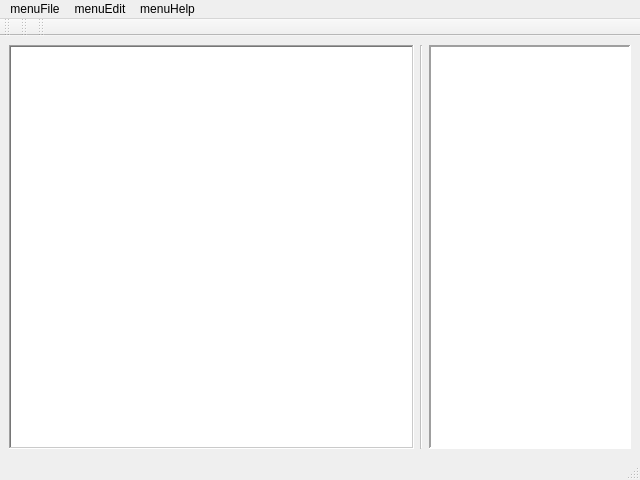
<?xml version="1.0" encoding="UTF-8"?>
<ui version="4.0">
 <class>MainWindow</class>
 <widget class="QMainWindow" name="MainWindow">
  <property name="geometry">
   <rect>
    <x>0</x>
    <y>0</y>
    <width>640</width>
    <height>480</height>
   </rect>
  </property>
  <property name="font">
   <font>
    <family>Ubuntu</family>
   </font>
  </property>
  <property name="windowTitle">
   <string notr="true">M7TE v</string>
  </property>
  <property name="windowIcon">
   <iconset>
    <normalon>:/Everything/icon.ico</normalon>
   </iconset>
  </property>
  <property name="layoutDirection">
   <enum>Qt::LeftToRight</enum>
  </property>
  <widget class="QWidget" name="centralwidget">
   <layout class="QHBoxLayout" name="horizontalLayout">
    <item>
     <widget class="QFrame" name="frame">
      <property name="sizePolicy">
       <sizepolicy hsizetype="Expanding" vsizetype="Expanding">
        <horstretch>2</horstretch>
        <verstretch>0</verstretch>
       </sizepolicy>
      </property>
      <property name="frameShape">
       <enum>QFrame::NoFrame</enum>
      </property>
      <property name="frameShadow">
       <enum>QFrame::Raised</enum>
      </property>
      <layout class="QHBoxLayout" name="horizontalLayout_2">
       <property name="spacing">
        <number>0</number>
       </property>
       <property name="leftMargin">
        <number>0</number>
       </property>
       <property name="topMargin">
        <number>0</number>
       </property>
       <property name="rightMargin">
        <number>0</number>
       </property>
       <property name="bottomMargin">
        <number>0</number>
       </property>
       <item>
        <widget class="QGraphicsView" name="graphicsView">
         <property name="sizePolicy">
          <sizepolicy hsizetype="Ignored" vsizetype="Ignored">
           <horstretch>2</horstretch>
           <verstretch>0</verstretch>
          </sizepolicy>
         </property>
         <property name="frameShape">
          <enum>QFrame::WinPanel</enum>
         </property>
         <property name="frameShadow">
          <enum>QFrame::Sunken</enum>
         </property>
         <property name="lineWidth">
          <number>2</number>
         </property>
        </widget>
       </item>
      </layout>
     </widget>
    </item>
    <item>
     <widget class="Line" name="line">
      <property name="enabled">
       <bool>false</bool>
      </property>
      <property name="sizePolicy">
       <sizepolicy hsizetype="Minimum" vsizetype="Minimum">
        <horstretch>0</horstretch>
        <verstretch>0</verstretch>
       </sizepolicy>
      </property>
      <property name="orientation">
       <enum>Qt::Vertical</enum>
      </property>
     </widget>
    </item>
    <item>
     <widget class="QFrame" name="frame_2">
      <property name="sizePolicy">
       <sizepolicy hsizetype="Expanding" vsizetype="Expanding">
        <horstretch>1</horstretch>
        <verstretch>0</verstretch>
       </sizepolicy>
      </property>
      <property name="frameShape">
       <enum>QFrame::NoFrame</enum>
      </property>
      <property name="frameShadow">
       <enum>QFrame::Raised</enum>
      </property>
      <layout class="QHBoxLayout" name="horizontalLayout_3">
       <property name="spacing">
        <number>0</number>
       </property>
       <property name="leftMargin">
        <number>0</number>
       </property>
       <property name="topMargin">
        <number>0</number>
       </property>
       <property name="rightMargin">
        <number>0</number>
       </property>
       <property name="bottomMargin">
        <number>0</number>
       </property>
       <item>
        <widget class="QGraphicsView" name="graphicsView_2">
         <property name="sizePolicy">
          <sizepolicy hsizetype="Ignored" vsizetype="Ignored">
           <horstretch>1</horstretch>
           <verstretch>0</verstretch>
          </sizepolicy>
         </property>
         <property name="frameShape">
          <enum>QFrame::Panel</enum>
         </property>
         <property name="lineWidth">
          <number>2</number>
         </property>
         <property name="midLineWidth">
          <number>0</number>
         </property>
        </widget>
       </item>
      </layout>
     </widget>
    </item>
   </layout>
  </widget>
  <widget class="QMenuBar" name="menu">
   <property name="geometry">
    <rect>
     <x>0</x>
     <y>0</y>
     <width>640</width>
     <height>22</height>
    </rect>
   </property>
   <widget class="QMenu" name="menuFile">
    <property name="font">
     <font>
      <family>Ubuntu</family>
     </font>
    </property>
    <property name="title">
     <string>menuFile</string>
    </property>
    <widget class="QMenu" name="menuFileImport">
     <property name="title">
      <string>menuFileImport</string>
     </property>
     <widget class="QMenu" name="menuFileImportSavestate">
      <property name="enabled">
       <bool>true</bool>
      </property>
      <property name="title">
       <string>menuFileImportSavestate</string>
      </property>
      <addaction name="menuFileImportSavestateSnes9x"/>
      <addaction name="menuFileImportSavestateZsnes"/>
      <addaction name="menuFileImportSavestateHigan"/>
     </widget>
     <addaction name="menuFileImportGraphics"/>
     <addaction name="menuFileImportPalette"/>
     <addaction name="menuFileImportRgb"/>
     <addaction name="menuFileImportTilemap"/>
     <addaction name="menuFileImportInterleaved"/>
     <addaction name="menuFileImportSavestate"/>
    </widget>
    <widget class="QMenu" name="menuFileExport">
     <property name="title">
      <string>menuFileExport</string>
     </property>
     <addaction name="menuFileExportGraphics"/>
     <addaction name="menuFileExportTilemap"/>
     <addaction name="menuFileExportInterleaved"/>
    </widget>
    <addaction name="menuFileNew"/>
    <addaction name="menuFileOpen"/>
    <addaction name="menuFileRecent"/>
    <addaction name="menuFileSave"/>
    <addaction name="menuFileSaveAs"/>
    <addaction name="menuFileImport"/>
    <addaction name="menuFileExport"/>
   </widget>
   <widget class="QMenu" name="menuEdit">
    <property name="title">
     <string>menuEdit</string>
    </property>
    <addaction name="menuEditUndo"/>
    <addaction name="menuEditRedo"/>
   </widget>
   <widget class="QMenu" name="menuHelp">
    <property name="title">
     <string>menuHelp</string>
    </property>
    <addaction name="menuHelpReadme"/>
    <addaction name="separator"/>
    <addaction name="menuHelpAbout"/>
   </widget>
   <addaction name="menuFile"/>
   <addaction name="menuEdit"/>
   <addaction name="menuHelp"/>
  </widget>
  <widget class="QStatusBar" name="statusbar"/>
  <widget class="QToolBar" name="toolBar">
   <property name="windowTitle">
    <string>toolBar</string>
   </property>
   <attribute name="toolBarArea">
    <enum>TopToolBarArea</enum>
   </attribute>
   <attribute name="toolBarBreak">
    <bool>false</bool>
   </attribute>
  </widget>
  <widget class="QToolBar" name="toolBar_3">
   <property name="windowTitle">
    <string>toolBar_3</string>
   </property>
   <attribute name="toolBarArea">
    <enum>TopToolBarArea</enum>
   </attribute>
   <attribute name="toolBarBreak">
    <bool>false</bool>
   </attribute>
  </widget>
  <widget class="QToolBar" name="toolBar_4">
   <property name="windowTitle">
    <string>toolBar_4</string>
   </property>
   <attribute name="toolBarArea">
    <enum>TopToolBarArea</enum>
   </attribute>
   <attribute name="toolBarBreak">
    <bool>false</bool>
   </attribute>
  </widget>
  <action name="menuFileNew">
   <property name="enabled">
    <bool>false</bool>
   </property>
   <property name="text">
    <string>menuFileNew</string>
   </property>
   <property name="font">
    <font/>
   </property>
  </action>
  <action name="menuFileOpen">
   <property name="enabled">
    <bool>false</bool>
   </property>
   <property name="text">
    <string>menuFileOpen</string>
   </property>
   <property name="font">
    <font/>
   </property>
  </action>
  <action name="menuFileRecent">
   <property name="enabled">
    <bool>false</bool>
   </property>
   <property name="text">
    <string>menuFileRecent</string>
   </property>
   <property name="font">
    <font/>
   </property>
  </action>
  <action name="actionImport_8bpp">
   <property name="text">
    <string>Import 8bpp</string>
   </property>
  </action>
  <action name="actionImport_8bpp_graphics">
   <property name="text">
    <string>Import 8bpp graphics...</string>
   </property>
  </action>
  <action name="actionImport_pallete">
   <property name="text">
    <string>Import pallete...</string>
   </property>
  </action>
  <action name="actionImport_Pure_tilemap">
   <property name="text">
    <string>Import Pure tilemap...</string>
   </property>
  </action>
  <action name="menuFileImportGraphics">
   <property name="enabled">
    <bool>false</bool>
   </property>
   <property name="text">
    <string>menuFileImportGraphics</string>
   </property>
  </action>
  <action name="menuFileImportPalette">
   <property name="enabled">
    <bool>false</bool>
   </property>
   <property name="text">
    <string>menuFileImportPalette</string>
   </property>
  </action>
  <action name="menuFileImportRgb">
   <property name="enabled">
    <bool>false</bool>
   </property>
   <property name="text">
    <string>menuFileImportRgb</string>
   </property>
  </action>
  <action name="menuFileImportTilemap">
   <property name="enabled">
    <bool>false</bool>
   </property>
   <property name="text">
    <string>menuFileImportTilemap</string>
   </property>
  </action>
  <action name="menuFileImportInterleaved">
   <property name="enabled">
    <bool>false</bool>
   </property>
   <property name="text">
    <string>menuFileImportInterleaved</string>
   </property>
   <property name="iconText">
    <string>Interleaved graphics &amp; tilemap</string>
   </property>
   <property name="toolTip">
    <string>Interleaved graphics &amp; tilemap</string>
   </property>
  </action>
  <action name="menuFileImportSavestateSnes9x">
   <property name="enabled">
    <bool>false</bool>
   </property>
   <property name="text">
    <string>menuFileImportSavestateSnes9x</string>
   </property>
  </action>
  <action name="menuFileImportSavestateZsnes">
   <property name="enabled">
    <bool>false</bool>
   </property>
   <property name="text">
    <string>menuFileImportSavestateZsnes</string>
   </property>
  </action>
  <action name="menuFileImportSavestateHigan">
   <property name="enabled">
    <bool>false</bool>
   </property>
   <property name="text">
    <string>menuFileImportSavestateHigan</string>
   </property>
  </action>
  <action name="menuFileExportGraphics">
   <property name="enabled">
    <bool>false</bool>
   </property>
   <property name="text">
    <string>menuFileExportGraphics</string>
   </property>
  </action>
  <action name="menuFileExportTilemap">
   <property name="enabled">
    <bool>false</bool>
   </property>
   <property name="text">
    <string>menuFileExportTilemap</string>
   </property>
  </action>
  <action name="menuFileExportInterleaved">
   <property name="enabled">
    <bool>false</bool>
   </property>
   <property name="text">
    <string>menuFileExportInterleaved</string>
   </property>
  </action>
  <action name="menuFileSave">
   <property name="enabled">
    <bool>false</bool>
   </property>
   <property name="text">
    <string>menuFileSave</string>
   </property>
   <property name="font">
    <font/>
   </property>
  </action>
  <action name="menuFileSaveAs">
   <property name="enabled">
    <bool>false</bool>
   </property>
   <property name="text">
    <string>menuFileSaveAs</string>
   </property>
   <property name="font">
    <font/>
   </property>
  </action>
  <action name="menuEditUndo">
   <property name="text">
    <string>menuEditUndo</string>
   </property>
   <property name="font">
    <font>
     <family>Sans Serif</family>
    </font>
   </property>
  </action>
  <action name="menuEditRedo">
   <property name="text">
    <string>menuEditRedo</string>
   </property>
   <property name="font">
    <font>
     <family>Sans Serif</family>
    </font>
   </property>
  </action>
  <action name="menuHelpReadme">
   <property name="text">
    <string>menuHelpReadme</string>
   </property>
  </action>
  <action name="menuHelpAbout">
   <property name="text">
    <string>menuHelpAbout</string>
   </property>
  </action>
 </widget>
 <resources>
  <include location="../Resources.qrc"/>
 </resources>
 <connections/>
</ui>
